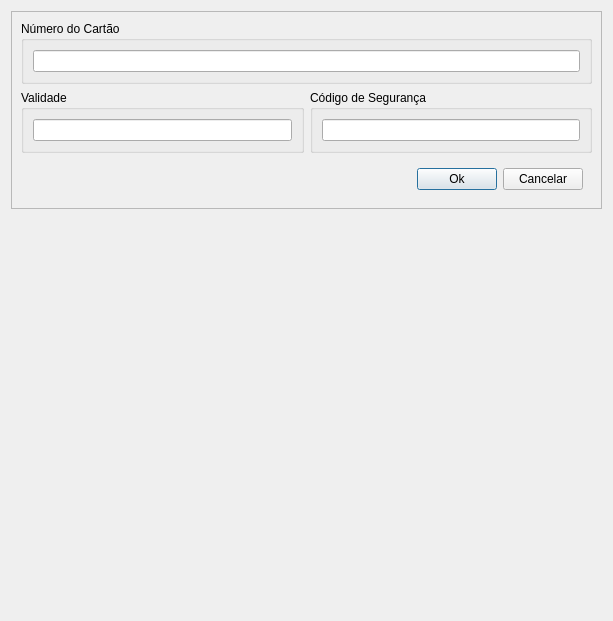
<?xml version="1.0" encoding="UTF-8"?>
<ui version="4.0">
 <class>CardInfo</class>
 <widget class="QDialog" name="CardInfo">
  <property name="geometry">
   <rect>
    <x>0</x>
    <y>0</y>
    <width>613</width>
    <height>621</height>
   </rect>
  </property>
  <property name="sizePolicy">
   <sizepolicy hsizetype="Preferred" vsizetype="Expanding">
    <horstretch>0</horstretch>
    <verstretch>0</verstretch>
   </sizepolicy>
  </property>
  <property name="windowTitle">
   <string>Dialog</string>
  </property>
  <layout class="QVBoxLayout" name="verticalLayout_5">
   <item>
    <widget class="QFrame" name="frame">
     <property name="sizePolicy">
      <sizepolicy hsizetype="Preferred" vsizetype="Preferred">
       <horstretch>0</horstretch>
       <verstretch>0</verstretch>
      </sizepolicy>
     </property>
     <property name="frameShape">
      <enum>QFrame::StyledPanel</enum>
     </property>
     <property name="frameShadow">
      <enum>QFrame::Raised</enum>
     </property>
     <layout class="QVBoxLayout" name="verticalLayout">
      <item>
       <widget class="QGroupBox" name="groupBox">
        <property name="sizePolicy">
         <sizepolicy hsizetype="Expanding" vsizetype="Expanding">
          <horstretch>0</horstretch>
          <verstretch>0</verstretch>
         </sizepolicy>
        </property>
        <property name="title">
         <string>Número do Cartão</string>
        </property>
        <layout class="QVBoxLayout" name="verticalLayout_2">
         <item>
          <widget class="QLineEdit" name="lineEdit"/>
         </item>
        </layout>
       </widget>
      </item>
      <item>
       <widget class="QWidget" name="widget_3" native="true">
        <layout class="QHBoxLayout" name="horizontalLayout_3">
         <property name="leftMargin">
          <number>0</number>
         </property>
         <property name="topMargin">
          <number>0</number>
         </property>
         <property name="rightMargin">
          <number>0</number>
         </property>
         <property name="bottomMargin">
          <number>0</number>
         </property>
         <item>
          <widget class="QGroupBox" name="groupBox_2">
           <property name="title">
            <string>Validade</string>
           </property>
           <layout class="QVBoxLayout" name="verticalLayout_3">
            <property name="leftMargin">
             <number>9</number>
            </property>
            <property name="rightMargin">
             <number>9</number>
            </property>
            <item>
             <widget class="QLineEdit" name="lineEdit_2"/>
            </item>
           </layout>
          </widget>
         </item>
         <item>
          <widget class="QGroupBox" name="groupBox_3">
           <property name="sizePolicy">
            <sizepolicy hsizetype="Expanding" vsizetype="Expanding">
             <horstretch>0</horstretch>
             <verstretch>0</verstretch>
            </sizepolicy>
           </property>
           <property name="title">
            <string>Código de Segurança</string>
           </property>
           <layout class="QVBoxLayout" name="verticalLayout_4">
            <property name="rightMargin">
             <number>9</number>
            </property>
            <item>
             <widget class="QLineEdit" name="lineEdit_3"/>
            </item>
           </layout>
          </widget>
         </item>
        </layout>
       </widget>
      </item>
      <item>
       <widget class="QWidget" name="widget_2" native="true">
        <layout class="QHBoxLayout" name="horizontalLayout_2">
         <item>
          <spacer name="horizontalSpacer">
           <property name="orientation">
            <enum>Qt::Horizontal</enum>
           </property>
           <property name="sizeHint" stdset="0">
            <size>
             <width>40</width>
             <height>20</height>
            </size>
           </property>
          </spacer>
         </item>
         <item>
          <widget class="QPushButton" name="pushButton_2">
           <property name="text">
            <string>Ok</string>
           </property>
          </widget>
         </item>
         <item>
          <widget class="QPushButton" name="pushButton">
           <property name="text">
            <string>Cancelar</string>
           </property>
          </widget>
         </item>
        </layout>
       </widget>
      </item>
     </layout>
    </widget>
   </item>
   <item>
    <spacer name="verticalSpacer">
     <property name="orientation">
      <enum>Qt::Vertical</enum>
     </property>
     <property name="sizeHint" stdset="0">
      <size>
       <width>20</width>
       <height>600</height>
      </size>
     </property>
    </spacer>
   </item>
  </layout>
 </widget>
 <resources/>
 <connections/>
</ui>
